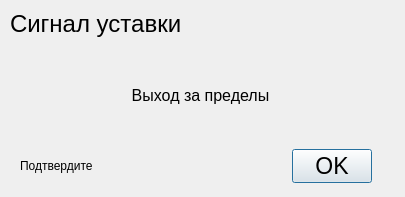
<?xml version="1.0" encoding="UTF-8"?>
<ui version="4.0">
 <class>kvitirovanie</class>
 <widget class="QDialog" name="kvitirovanie">
  <property name="geometry">
   <rect>
    <x>0</x>
    <y>0</y>
    <width>405</width>
    <height>197</height>
   </rect>
  </property>
  <property name="windowTitle">
   <string>Information</string>
  </property>
  <property name="modal">
   <bool>true</bool>
  </property>
  <widget class="QDialogButtonBox" name="buttonBox">
   <property name="geometry">
    <rect>
     <x>31</x>
     <y>146</y>
     <width>341</width>
     <height>40</height>
    </rect>
   </property>
   <property name="font">
    <font>
     <pointsize>17</pointsize>
    </font>
   </property>
   <property name="orientation">
    <enum>Qt::Horizontal</enum>
   </property>
   <property name="standardButtons">
    <set>QDialogButtonBox::Ok</set>
   </property>
  </widget>
  <widget class="QLabel" name="label">
   <property name="geometry">
    <rect>
     <x>20</x>
     <y>150</y>
     <width>261</width>
     <height>31</height>
    </rect>
   </property>
   <property name="text">
    <string>Подтвердите</string>
   </property>
  </widget>
  <widget class="QLabel" name="title">
   <property name="geometry">
    <rect>
     <x>10</x>
     <y>10</y>
     <width>381</width>
     <height>31</height>
    </rect>
   </property>
   <property name="font">
    <font>
     <pointsize>18</pointsize>
    </font>
   </property>
   <property name="text">
    <string>Сигнал уставки</string>
   </property>
   <property name="alignment">
    <set>Qt::AlignLeading|Qt::AlignLeft|Qt::AlignTop</set>
   </property>
  </widget>
  <widget class="QLabel" name="messUstavka">
   <property name="geometry">
    <rect>
     <x>20</x>
     <y>50</y>
     <width>361</width>
     <height>91</height>
    </rect>
   </property>
   <property name="font">
    <font>
     <pointsize>12</pointsize>
    </font>
   </property>
   <property name="text">
    <string>Выход за пределы</string>
   </property>
   <property name="alignment">
    <set>Qt::AlignCenter</set>
   </property>
  </widget>
 </widget>
 <resources/>
 <connections>
  <connection>
   <sender>buttonBox</sender>
   <signal>accepted()</signal>
   <receiver>kvitirovanie</receiver>
   <slot>accept()</slot>
   <hints>
    <hint type="sourcelabel">
     <x>248</x>
     <y>254</y>
    </hint>
    <hint type="destinationlabel">
     <x>157</x>
     <y>274</y>
    </hint>
   </hints>
  </connection>
  <connection>
   <sender>buttonBox</sender>
   <signal>rejected()</signal>
   <receiver>kvitirovanie</receiver>
   <slot>reject()</slot>
   <hints>
    <hint type="sourcelabel">
     <x>316</x>
     <y>260</y>
    </hint>
    <hint type="destinationlabel">
     <x>286</x>
     <y>274</y>
    </hint>
   </hints>
  </connection>
 </connections>
</ui>
